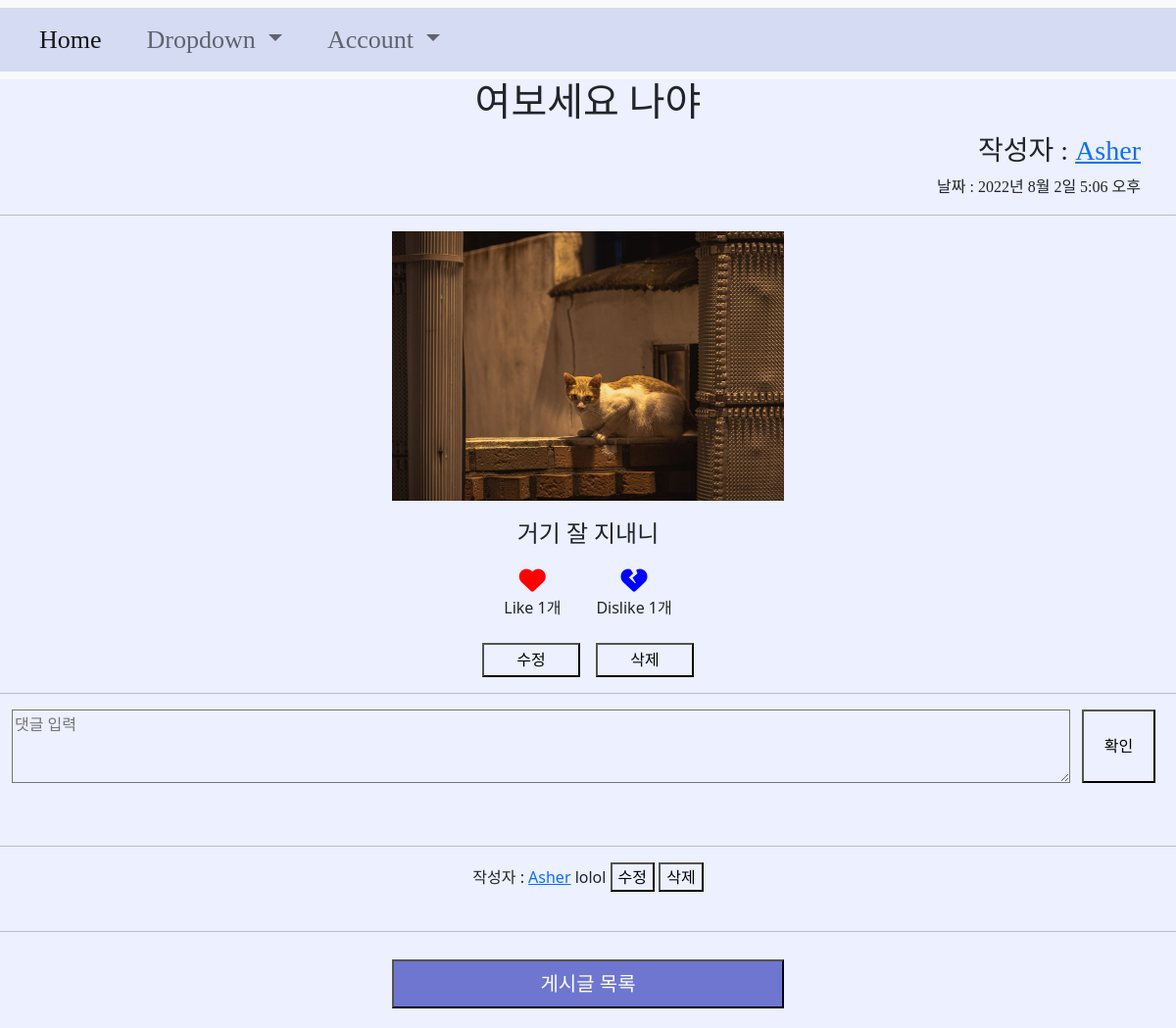
/16 (signed in), run on the app's committed database.
### main/models.py (models this page shows, shortened)
class Post(models.Model):
    id = models.AutoField(primary_key=True)
    title = models.CharField(max_length=200)
    writer = models.ForeignKey(User, on_delete=models.CASCADE)
    pub_date = models.DateTimeField()
    body = models.TextField()
    image = models.ImageField(upload_to="post/", blank=True, null=True)
    like_user_set = models.ManyToManyField(
        User, blank=True, related_name="likes_user_set", through="Like")
    dislike_user_set = models.ManyToManyField(
        User, blank=True, related_name="dislikes_user_set", through="Dislike")
    @property
    def like_count(self):
        return self.like_user_set.count()
    @property
    def dislike_count(self):
        return self.dislike_user_set.count()

class Comment(models.Model):
    content = models.TextField()
    writer = models.ForeignKey(User, on_delete=models.CASCADE)
    post = models.ForeignKey(
        Post, on_delete=models.CASCADE, related_name='comments')
    created_at = models.DateTimeField(auto_now=True)
    update_at = models.DateTimeField(auto_now=True)

### main/views.py (the view)
# urls.py: path('<str:id>', detail, name="detail"),
@login_required
def detail(request, id):
    post = get_object_or_404(Post, pk=id)
    all_comments = post.comments.all().order_by('-created_at')
    return render(request, 'main/detail.html', {'post': post, 'comments': all_comments})

### main/templates/main/detail.html (shortened to what this page needs)
{% extends 'base.html' %}
{% load static %}
{% block content %}
<h1 style="font-family: 'AppleSDGothicNeoEB';">{{post.title}}</h1>
<div>
    {% if post.writer %}
    {% if 'user' in post.writer.username %}
        <h3 style="text-align: right; margin-right: 3%; font-family: AppleSDGothicNeoM;">작성자 : <a href="{% url 'users:mypage' post.writer.id %}"> {{ post.writer.last_name }} {{ post.writer.first_name }} </a></h3>
    {% else %}
        <h3 style="text-align: right; margin-right: 3%; font-family: AppleSDGothicNeoM;">작성자 : <a href="{% url 'users:mypage' post.writer.id %}"> {{ post.writer }} </a></h3>
    {% endif %}
{% else %}
        <h3 style="text-align: right; margin-right: 3%; font-family: AppleSDGothicNeoM;">작성자 : 알 수 없음</h3>
{% endif %}
    <div style="text-align: right; margin-right: 3%; font-family: AppleSDGothicNeoM;">
        날짜 : {{post.pub_date}}
    </div>
</div>
<hr>
{% if post.image %}
<p><img src="{{post.image.url}}" alt="사진" style="width: 400px; height: auto;"></p>
{% endif %}
<p style="font-family: AppleSDGothicNeoM; font-size: 24px;">{{post.body}}</p>
<div class="interaction_button" style="display: flex; flex-direction: row; justify-content:center;">
    <span href="#" class="like" name ="{{post.id}}" value="Like" style="margin-right: 3%;">
        {% if user in post.like_user_set.all %}
        <div class="alt-service-icon">
            <i class="fas fa-heart" id ="like-icon" style="color: red; font-size: 27px;"></i>
        </div>
        {% else %}
        <div class="alt-service-icon">
            <i class="far fa-heart" id ="like-icon" style="color: red; font-size: 27px;"></i>
        </div>
        {% endif %}
            <span id="count-{{ post.id }}" class="alt-services-title font-alt">
                Like
            {% if post.like_count == 0 %}
                0개
            {% else %}
                {{ post.like_count }}개
            {% endif %}
            </span>
    </span>
    <span href="#" class="dislike" name ="{{post.id}}" value="Dislike">
        {% if user in post.dislike_user_set.all %}
        <div class="alt-service-icon">
            <i class="fa-solid fa-heart-crack" id ="dislike-icon" style="color: blue; font-size: 27px;"></i>
        </div>
        {% else %}
        <div class="alt-service-icon">
            <i class="far fa-heart" id ="dislike-icon" style="color: blue; font-size: 27px;"></i>
        </div>
        {% endif %}
            <span id="count2-{{ post.id }}" class="alt-services-title font-alt">
                Dislike
            {% if post.dislike_count == 0 %}
                0개
            {% else %}
                {{ post.dislike_count }}개
            {% endif %}
            </span>
    </span>
</div>
<br>
{% if user == post.writer %}
    <a href="{% url 'main:edit' post.id %}"><input type="button" value="수정" style="margin-right: 1%; width: 100px; height: 35px;"></a>
    <a href="{% url 'main:delete' post.id %}"><input type="button" value="삭제" style="width: 100px; height: 35px;"></a>
{% endif %}
<br><hr>
<div>
    <form action="{%url 'main:create_comment' post.id%}" method="POST">
    <div style="display: flex; flex-direction: row;">
        <textarea name="content" placeholder="댓글 입력" style="width: 90%; height: 75px; text-align: left; margin: 0 1%;"></textarea>
        <input type="submit" value="확인" style="width: 75px; height: 75px">
    </div>
    </form>
</div>
<br><br>
<hr>
<div>
    {% for comment in comments %}
        <div>
            작성자 : <a href="{% url 'users:mypage' comment.writer.id %}">{{comment.writer}}</a>
            {{comment.content}}
            {% if comment.comment_writer == writer %}
            {% if user == comment.writer %}
            <a href="{%url 'main:edit_comment' post.id comment.id%}"><input type="button" value="수정"></a>
            <a href="{%url 'main:delete_comment' comment.id%}"><input type="button" value="삭제"></a>
            {% endif %}
            <br><br>
            {% endif %}
            <hr>
        </div>
    {% endfor %}
</div>
<h5><a href="{% url 'main:posts' %}"><input type="button" value="게시글 목록" style="width: 400px; height: 50px; background-color: #6e76d0; color: white; margin: 1% 0;"></a></h5>
{% endblock %}

### basic/static/css/show.css (style rules this page uses)
:root { --body: #ECF0FF; }
* { background-color: var(--body); }

### main/templates/main/detail.html (style rules this page uses)
* { text-align: center; }

### data on the page
Post: title "여보세요 나야", writer "Asher", pub_date "2022년 8월 2일 5:06 오후", image (picture), body "거기 잘 지내니", like_count "1", dislike_count "1"
Comment: writer "Asher", content "lolol"
